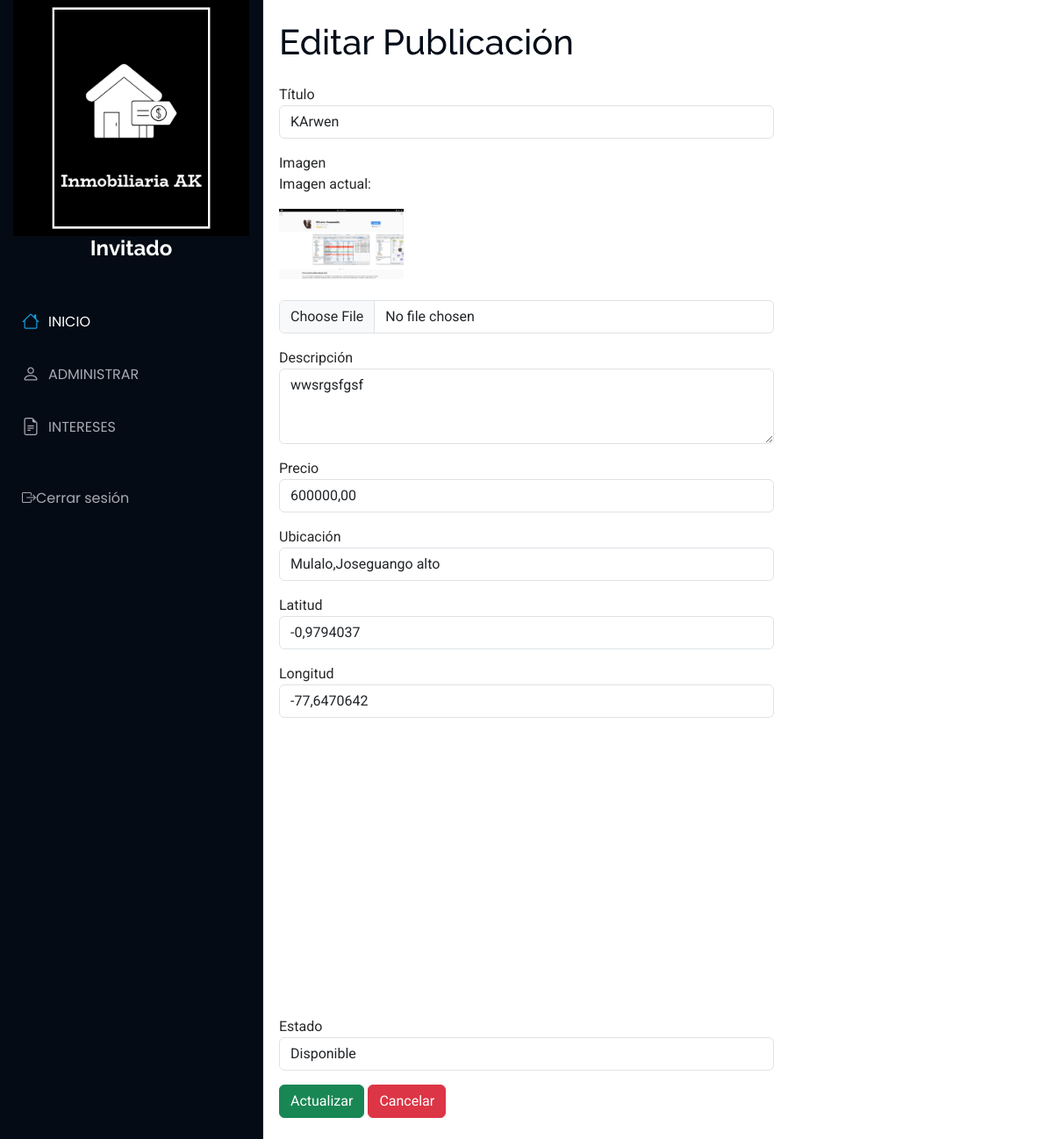
/Publicaciones/editarPropiedad/2, run on an earlier commit of the app's database.
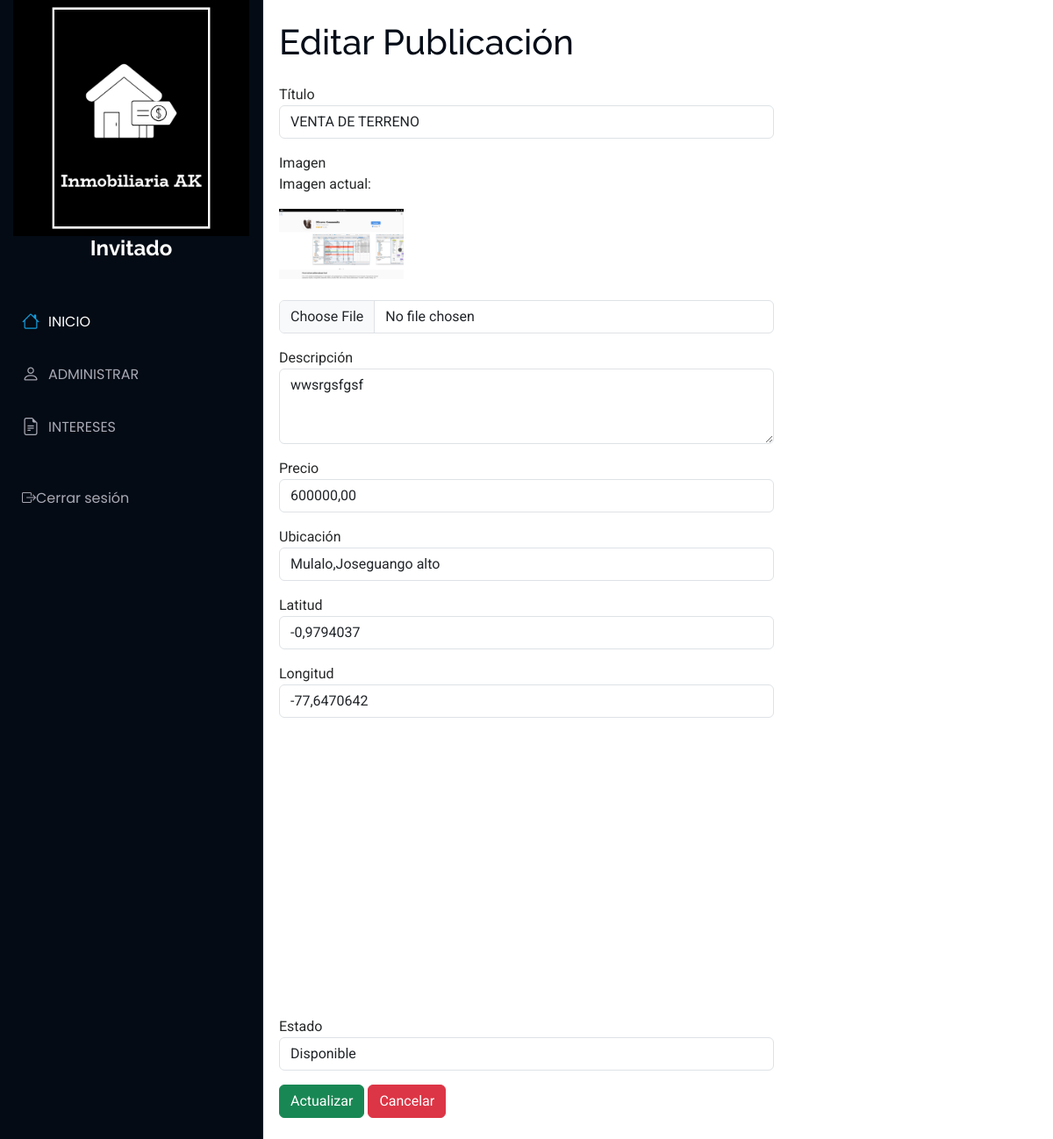
And on a later commit of the database.
### Aplicaciones/Publicaciones/models.py (models this page shows)
class Propiedad(models.Model):
    id_propiedad = models.AutoField(primary_key=True)
    titulo = models.CharField(max_length=200)
    imagen = models.FileField(upload_to='propiedades/')
    descripcion = models.TextField()
    precio = models.DecimalField(max_digits=12, decimal_places=2)
    ubicacion=models.CharField(max_length=200,null=True,blank=True)
    usuario = models.ForeignKey(Usuario, on_delete=models.CASCADE)
    latitud = models.DecimalField(max_digits=9, decimal_places=7)
    longitud = models.DecimalField(max_digits=10, decimal_places=7)
    estado = models.CharField(max_length=50)
    fecha_publicacion = models.DateTimeField(auto_now_add=True)
    fecha_actualizacion = models.DateTimeField(auto_now=True,null=True,blank=True)

### Aplicaciones/Publicaciones/views.py (the view)
# urls.py: path('editarPropiedad/<id>',views.editarPropiedad),
def editarPropiedad(request, id):
    propiedad = get_object_or_404(Propiedad, id_propiedad=id)
    return render(request, "editarPropiedad.html", {'propiedad': propiedad})

### Aplicaciones/Publicaciones/templates/editarPropiedad.html (shortened to what this page needs)
{% extends 'plantilla.html' %}
{% load static %}
{% block body %}
<div class="row">
    <div class="col-md-3"></div>
    <div class="col-md-6 p-4 rounded">
        <h1 class="mb-4">Editar Publicación</h1>
        <form action="{% url 'procesarEdicionPropiedad' %}" method="post" enctype="multipart/form-data">
            <label for="titulo">Título</label>
            <input class="form-control mb-3" type="text" name="titulo" id="titulo" value="{{ propiedad.titulo }}" required>
            <label for="imagen">Imagen</label>
            {% if propiedad.imagen %}
                <p>Imagen actual:</p>
                <img src="{{ propiedad.imagen.url }}" alt="Imagen actual" height="80px"><br><br>
            {% endif %}
            <input class="form-control mb-3" type="file" name="imagen" id="imagen" accept="image/*">
            <label for="descripcion">Descripción</label>
            <textarea class="form-control mb-3" name="descripcion" id="descripcion" rows="3" required>{{ propiedad.descripcion }}</textarea>
            <label for="">Precio</label>
            <input class="form-control mb-3" type="text" step="0.01" name="precio" id="precio" value="{{ propiedad.precio }}" required>
            <label for="ubicacion">Ubicación</label>
            <input class="form-control mb-3" type="text" name="ubicacion" id="ubicacion" value="{{ propiedad.ubicacion }}" required>
            <label for="latitud">Latitud</label>
            <input class="form-control mb-3" type="text" name="latitud" id="latitud" value="{{ propiedad.latitud }}" readonly required>
            <label for="longitud">Longitud</label>
            <input class="form-control mb-3" type="text" name="longitud" id="longitud" value="{{ propiedad.longitud }}" readonly required>
            <div id="map" style="height: 300px; width: 100%;" class="mb-4"></div>
            <label for="estado">Estado</label>
            <select class="form-control mb-3" name="estado" id="estado" required>
                <option value="Disponible" {% if propiedad.estado == "Disponible" %}selected{% endif %}>Disponible</option>
            </select>
            <button class="btn btn-success" type="submit">Actualizar</button>
            <a class="btn btn-danger" href="{% url 'iniciopu' %}">Cancelar</a>
        </form>
    </div>
    <div class="col-md-3"></div>
</div>
{% endblock %}

What changed in the data, as far as the page shows it:
changed Propiedad "wwsrgsfgsf": titulo "KArwen" → "VENTA DE TERRENO"
